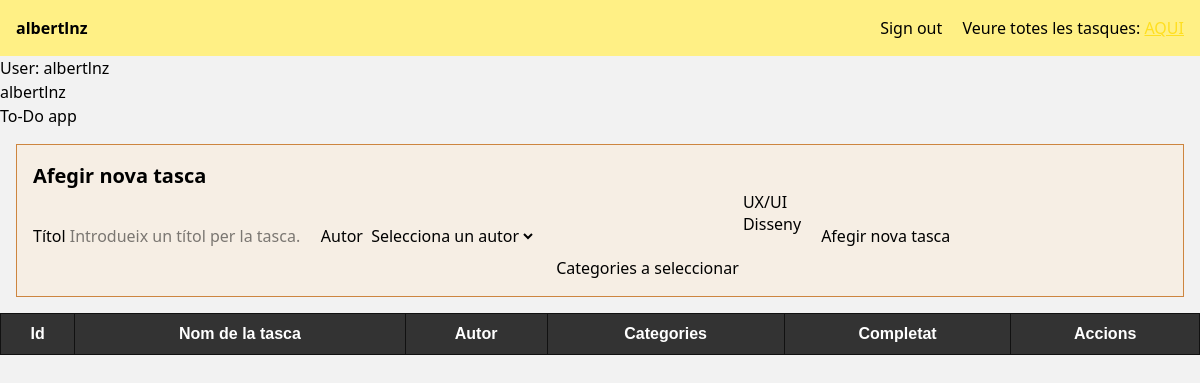
Page /list/ (signed in) on the earlier database version.
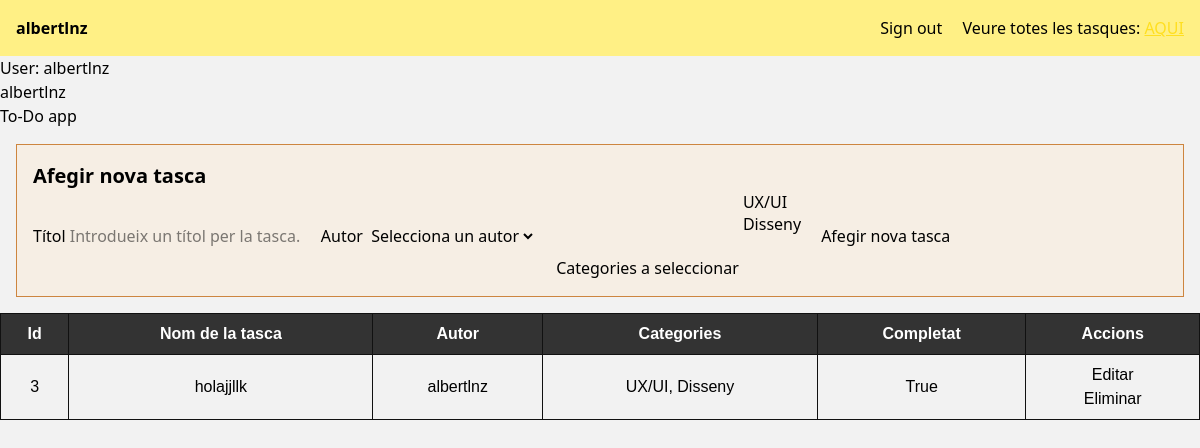
Same page on the later database version.
### Todo/models.py (models this page shows, shortened)
class Task(models.Model):
    title = models.CharField(max_length=300)
    author = models.ForeignKey(Author, on_delete=models.CASCADE)
    completed = models.BooleanField(default=False)
    categories = models.ManyToManyField(Category)

class Author(models.Model):
    user = models.OneToOneField(User, on_delete=models.CASCADE)
    dni = models.CharField(max_length=9)
    def __str__(self):
        return self.user.username # <- S'accedeix a través de user

class Category(models.Model):
    name = models.CharField(max_length=100)
    description = models.CharField(max_length=300)
    def __str__(self):
        return self.name

### Todo/views.py (the view)
# urls.py: path('list/', list_tasks, name='llistar_tasques'),
@login_required
def list_tasks(request):
    user = request.user
    author = Author.objects.all()
    tasks = Task.objects.all()
    categories = Category.objects.all()
    return render(request, 'list_tasks.html', {'authors': author, 'tasks': tasks, 'categories': categories, 'user': user})

### Todo/templates/list_tasks.html (shortened to what this page needs)
{% extends 'layout.html' %}
{% load static %}
{% block custom_css_file %}
<link rel="stylesheet" href="{% static 'css/list_tasks.css' %}">
{% endblock %}
{% block main %}
<p>User: {{ user.username }}</p>
<p>{{ user.username }}</p>
<h1>To-Do app</h1>
<div id="new-task-container">
    <h3>Afegir nova tasca</h3>
    <form action="{% url 'afegir_task' %}" method="POST">
        <label>
            Títol
            <input name="title" type="text" placeholder="Introdueix un títol per la tasca...">
        </label>
        <label>
            Autor
            <select name="author_id">
                <option value="" disabled selected>Selecciona un autor</option>
            </select>
        </label>
        <label>
            Categories a seleccionar
            <select name="categories_ids" multiple>
                {% for c in categories %}
                <option value="{{ c.id }}">{{ c }}</option>
                {% endfor %}
            </select>
        </label>
        <button>Afegir nova tasca</button>
    </form>
</div>
<table>
    <thead>
        <th>Id</th>
        <th>Nom de la tasca</th>
        <th>Autor</th>
        <th>Categories</th>
        <th>Completat</th>
        <th>Accions</th>
    </thead>
    <tbody>
        {% for task in tasks %}
        <tr>
            <td>{{ task.id }}</td>
            <td>{{ task.title }}</td>
            <td>{{ task.author }}</td>
            <td>
                {% for category in task.categories.all %}
                {{ category }}{% if not forloop.last %}, {% endif %}
                {% endfor %}
            </td>
            <td>{{ task.completed }}</td>
            <td>
                <form action="{% url 'editar_task' task.id %}" method="GET">
                    <button>
                        Editar
                    </button>
                </form>
                <form action="{% url 'eliminar_task' task.id %}" method="GET">
                    <button>
                        Eliminar
                    </button>
                </form>
            </td>
        </tr>
        {% endfor %}
    </tbody>
</table>
{% endblock %}

### Todo/templates/layout.html (shortened to what this page needs)
<!DOCTYPE html>
<html lang="en">
<head>
    {% block custom_css_file %}{% endblock %}
    <script src="https://unpkg.com/@tailwindcss/browser@4"></script>
</head>
<body>
    <nav class="bg-yellow-200 p-4 text-black flex justify-between items-center">
        <p class="font-semibold">{{ user }}</p>
        <div class="space-x-4">
            {% if user.is_authenticated %}
                <p class="inline-block"><a href="/signout">Sign out</a></p>
                <p class="inline-block">
                    Veure totes les tasques:
                    <a href="/list" class="text-yellow-300 hover:text-yellow-400 underline">AQUI</a>
                </p>
            {% endif %}
        </div>
    </nav>
    {% block main %}
    {% endblock %}
</body>
</html>

### Todo/static/css/list_tasks.css (style rules this page uses)
body { background-color: #f2f2f2; }
#new-task-container { background-color: rgba(255, 228, 196, 0.3); border: 1px solid peru; padding: 1rem; margin: 1rem; display: flex; flex-direction: column; justify-content: center; align-items: start; }
form { display: flex; align-items: center; justify-content: center; gap: 20px; }
h3 { font-size: 20px; font-weight: 800; }
table { width: 100%; border-collapse: collapse; border: 1px solid #111; text-align: center; font-family: Arial, sans-serif; }
th, td { border: 1px solid #111; padding: 8px; }
th { background-color: #333; color: white; font-weight: bold; }

Differences in the rows shown:
added Task: id "3", title "holajjllk", author "albertlnz", completed "True"
now on this page (row unchanged): Category: {{ c.id }} 1 (drawn), name "UX/UI"
now on this page (row unchanged): Category: {{ c.id }} 2 (drawn), name "Disseny"
